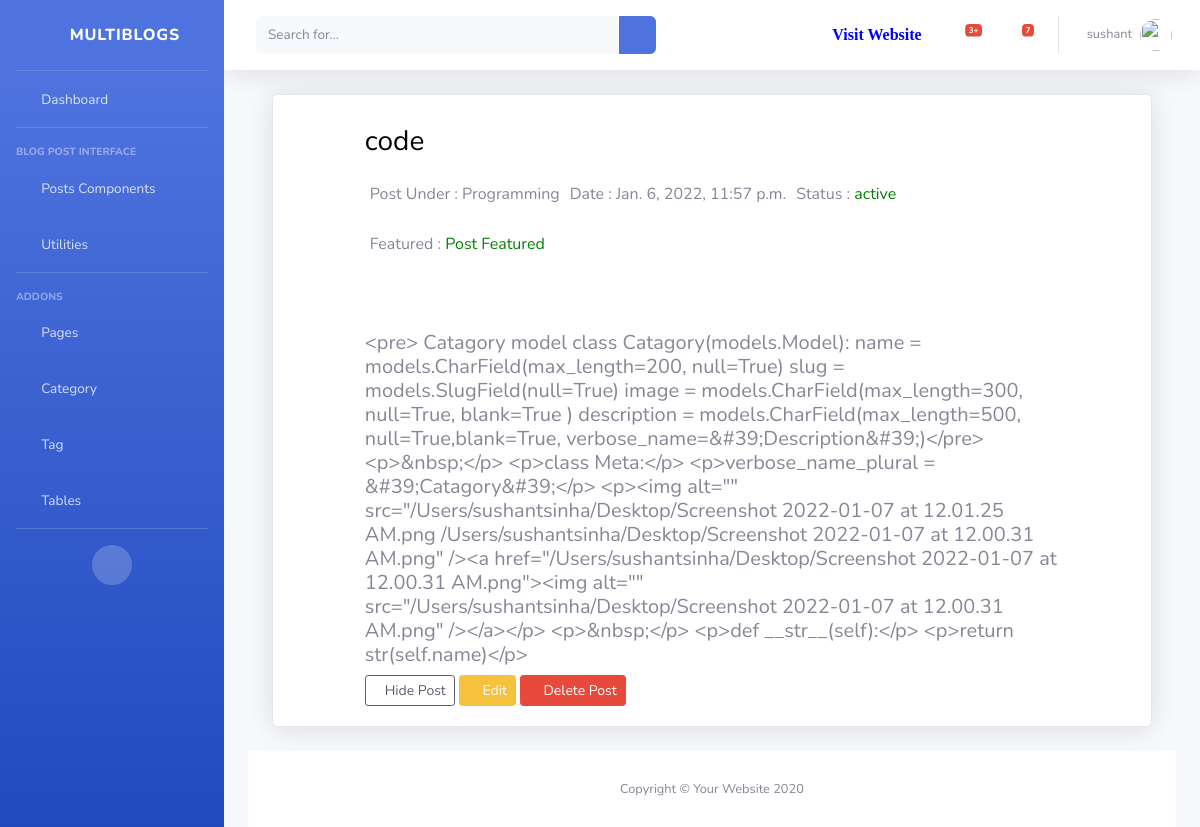
Before: /dashboard/post/view/9 (signed in) with the older database file.
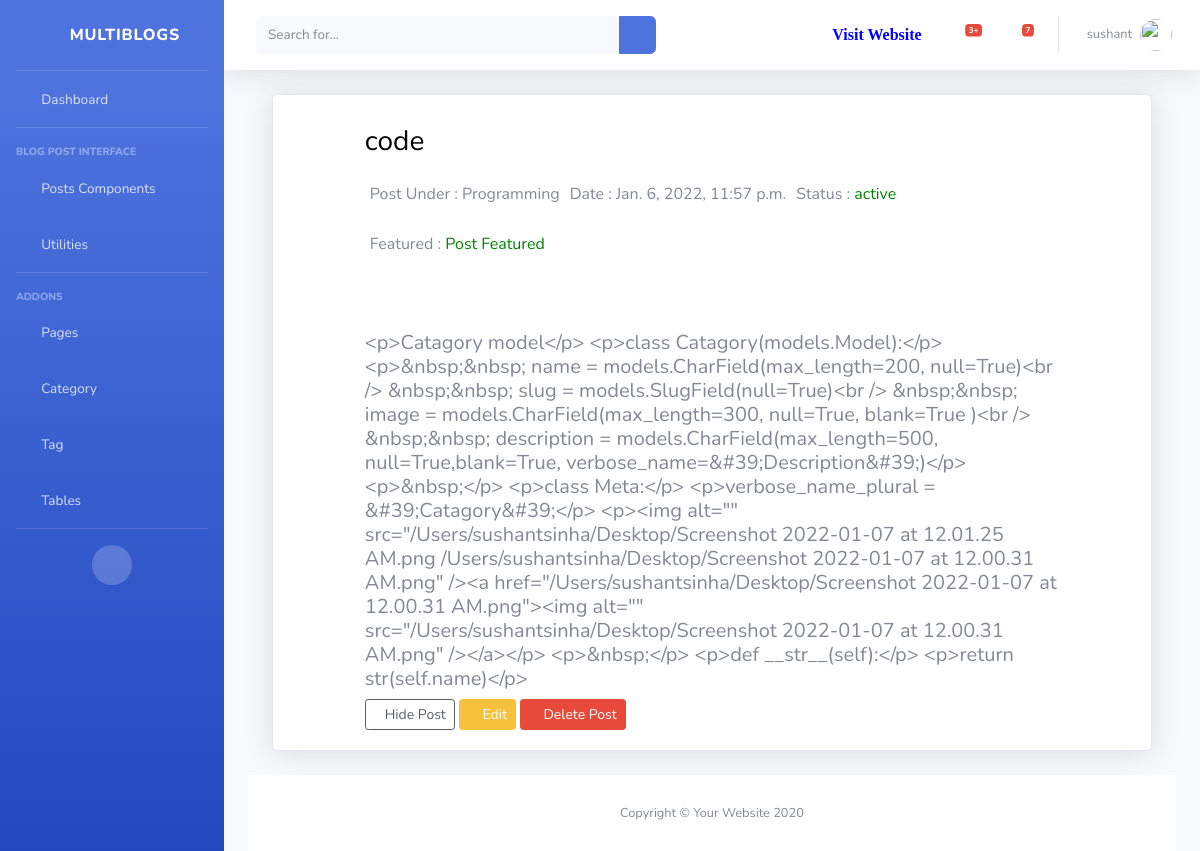
After: the same page with the newer database file.
### blogapp/models.py (models this page shows, shortened)
class Blog(models.Model):
    status = (
        ('active','active'),
        ('pending','pending')
    )
    title  = models.CharField(max_length=200, null=True)
    detail = RichTextField(blank=True, null=True)
    image = models.ImageField(upload_to='images/media', null=True, blank=True)
    catagories = models.ForeignKey(Catagory,on_delete=models.DO_NOTHING, null=True)
    tags = models.ManyToManyField(Tag, blank=True)
    status = models.CharField(max_length=20, choices=status, default='pending')
    author = models.ForeignKey(Author, on_delete=models.CASCADE)
    featured  = models.BooleanField(default=False)
    visit_count = models.IntegerField(default=0)
    visible = models.BooleanField(default=True)
    created_at = models.DateTimeField(auto_now_add=True)
    class Meta:
        verbose_name_plural = 'Blog'

class Catagory(models.Model):
    name = models.CharField(max_length=200, null=True)
    slug = models.SlugField(null=True)
    image = models.CharField(max_length=300, null=True, blank=True )
    description = models.CharField(max_length=500, null=True,blank=True, verbose_name='Description')
    class Meta:
        verbose_name_plural = 'Catagory'
    def __str__(self):
        return str(self.name)

### dashboard/views.py (the view)
# urls.py: path('post/view/<str:id>', views.PostView.as_view(), name='post'),
class PostView(View):
    @method_decorator(login_required(login_url='login'))
    def dispatch(self, request,*args,**kwargs):
        return super().dispatch(request,*args,**kwargs)
    def get(self, request,id):
        post_obj = get_object_or_404(Blog, id=id)
        context={
            'post':post_obj
        }
        return render(request,'dashboard/post/post_view.html', context)

### blogapp/context_processors.py (called while the page is built)
def globalVariable(request):
    category = Catagory.objects.all()\
        .annotate(post_count=Count('blog'))\
        .filter(blog__isnull=False)\
        .order_by('-post_count')[:4]
    category_count = category.count()
    context = {
        'category':category,
        'cat_count':category_count
        }
    return context

### templates/dashboard/post/post_view.html (shortened to what this page needs)
{% extends 'dashboard/base/base.html' %}
{% load static %}
{% block body %}
{% load humanize %}
<div class="container-fluid">
<div class="row">
    <div class="col">
        <div class="card shadow mb-4">
            <div class="row " style="padding: 20px;">
                <div class="col-10 mx-auto">
                    <h3>{{ post.title }}</h3>
                    <div class="text_div">
                        <p> Post Under : {{ post.catagories }}</p>
                        <p> Date : {{ post.created_at|naturaltime }}</p>
                        {% if post.status == 'active' %}
                          <p> Status : <span style="color: green;"> {{ post.status }}</span> </p>
                        {% else %}
                          <p> Status : <span style="color: red; background-color: rgb(70, 123, 172); padding: 5px; border-radius: 10px; "> {{ post.status }}</span> </p>
                        {% endif %}
                        {% if post.featured == True %}
                          <p > Featured : <span style="color:green"> Post Featured</span> </p>
                        {% else %}
                          <p >  Featured : <span style="color:red"> Not Featured Yet</span></p>
                        {% endif %}
                    </div>
                    <h5> {{ post.detail }}</h5>
                    <div>
                      {% if post.visible == False %}
                        <a href=" {% url 'visible' post.id %}" class="btn btn-outline-dark btn-sm "><i class="fas fa-eye"></i> Make Visible </a>
                      {% else %}
                        <a href=" {% url 'hidden' post.id %}" class="btn btn-outline-dark btn-sm"><i class="fas fa-eye-slash"></i>Hide Post </a>
                      {% endif %}
                        <a href="{% url 'edit_post' post.id %}" class="btn btn-warning btn-sm"><i class="far fa-edit"></i> Edit</a>
                        <a href=" " class="btn btn-danger btn-sm" data-toggle="modal" data-target="#delete"><i class="far fa-trash-alt" ></i> Delete Post </a>
                    </div>
                </div>
            </div>
        </div>
    </div>
</div>
{% endblock %}

Changed rows visible on the page:
changed Blog "code": detail "<pre> Catagory model class Catagory(models.Model): name = models.CharField(max_length=200, null=True) slug = models.SlugField(null=True) image = models.CharField(max_length=300, null=True, blank=True ) description = models.CharField(max_length=500, null=True,blank=True, verbose_name=&#39;Description&#39;)</pre> <p>&nbsp;</p> <p>class Meta:</p> <p>verbose_name_plural…" → "<p>Catagory model</p> <p>class Catagory(models.Model):</p> <p>&nbsp;&nbsp; name = models.CharField(max_length=200, null=True)<br /> &nbsp;&nbsp; slug = models.SlugField(null=True)<br /> &nbsp;&nbsp; image = models.CharField(max_length=300, null=True, blank=True )<br /> &nbsp;&nbsp; description = models.CharField(max_length=500, null=True,blank=True, verbose_name=&#39;Description&#39;)</p> <p>&nbsp;</p> <p>class Meta:</p> <p>verbose_name_plural…"
